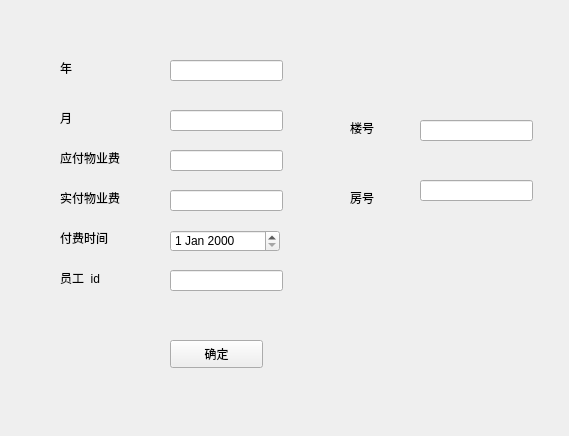
<?xml version="1.0" encoding="UTF-8"?>
<ui version="4.0">
 <class>register_property_fees</class>
 <widget class="QWidget" name="register_property_fees">
  <property name="geometry">
   <rect>
    <x>0</x>
    <y>0</y>
    <width>569</width>
    <height>436</height>
   </rect>
  </property>
  <property name="windowTitle">
   <string>Form</string>
  </property>
  <widget class="QLabel" name="label">
   <property name="geometry">
    <rect>
     <x>60</x>
     <y>60</y>
     <width>72</width>
     <height>15</height>
    </rect>
   </property>
   <property name="text">
    <string>年</string>
   </property>
  </widget>
  <widget class="QLabel" name="label_2">
   <property name="geometry">
    <rect>
     <x>60</x>
     <y>110</y>
     <width>72</width>
     <height>15</height>
    </rect>
   </property>
   <property name="text">
    <string>月</string>
   </property>
  </widget>
  <widget class="QLabel" name="label_3">
   <property name="geometry">
    <rect>
     <x>60</x>
     <y>150</y>
     <width>72</width>
     <height>15</height>
    </rect>
   </property>
   <property name="text">
    <string>应付物业费</string>
   </property>
  </widget>
  <widget class="QLabel" name="label_4">
   <property name="geometry">
    <rect>
     <x>60</x>
     <y>190</y>
     <width>72</width>
     <height>15</height>
    </rect>
   </property>
   <property name="text">
    <string>实付物业费</string>
   </property>
  </widget>
  <widget class="QLabel" name="label_5">
   <property name="geometry">
    <rect>
     <x>60</x>
     <y>230</y>
     <width>72</width>
     <height>15</height>
    </rect>
   </property>
   <property name="text">
    <string>付费时间</string>
   </property>
  </widget>
  <widget class="QLabel" name="label_6">
   <property name="geometry">
    <rect>
     <x>60</x>
     <y>270</y>
     <width>72</width>
     <height>15</height>
    </rect>
   </property>
   <property name="text">
    <string>员工_id</string>
   </property>
  </widget>
  <widget class="QLineEdit" name="year_lineEdit">
   <property name="geometry">
    <rect>
     <x>170</x>
     <y>60</y>
     <width>113</width>
     <height>21</height>
    </rect>
   </property>
  </widget>
  <widget class="QLineEdit" name="month_lineEdit">
   <property name="geometry">
    <rect>
     <x>170</x>
     <y>110</y>
     <width>113</width>
     <height>21</height>
    </rect>
   </property>
  </widget>
  <widget class="QLineEdit" name="due_payment_lineEdit">
   <property name="geometry">
    <rect>
     <x>170</x>
     <y>150</y>
     <width>113</width>
     <height>21</height>
    </rect>
   </property>
  </widget>
  <widget class="QLineEdit" name="payment_lineEdit">
   <property name="geometry">
    <rect>
     <x>170</x>
     <y>190</y>
     <width>113</width>
     <height>21</height>
    </rect>
   </property>
  </widget>
  <widget class="QDateEdit" name="paid_dateEdit">
   <property name="geometry">
    <rect>
     <x>170</x>
     <y>230</y>
     <width>110</width>
     <height>22</height>
    </rect>
   </property>
  </widget>
  <widget class="QLineEdit" name="staff_id_lineEdit">
   <property name="geometry">
    <rect>
     <x>170</x>
     <y>270</y>
     <width>113</width>
     <height>21</height>
    </rect>
   </property>
  </widget>
  <widget class="QPushButton" name="pushButton">
   <property name="geometry">
    <rect>
     <x>170</x>
     <y>340</y>
     <width>93</width>
     <height>28</height>
    </rect>
   </property>
   <property name="text">
    <string>确定</string>
   </property>
  </widget>
  <widget class="QLabel" name="label_7">
   <property name="geometry">
    <rect>
     <x>350</x>
     <y>120</y>
     <width>72</width>
     <height>15</height>
    </rect>
   </property>
   <property name="text">
    <string>楼号</string>
   </property>
  </widget>
  <widget class="QLabel" name="label_8">
   <property name="geometry">
    <rect>
     <x>350</x>
     <y>190</y>
     <width>72</width>
     <height>15</height>
    </rect>
   </property>
   <property name="text">
    <string>房号</string>
   </property>
  </widget>
  <widget class="QLineEdit" name="building_id_lineEdit">
   <property name="geometry">
    <rect>
     <x>420</x>
     <y>120</y>
     <width>113</width>
     <height>21</height>
    </rect>
   </property>
  </widget>
  <widget class="QLineEdit" name="house_id_lineEdit">
   <property name="geometry">
    <rect>
     <x>420</x>
     <y>180</y>
     <width>113</width>
     <height>21</height>
    </rect>
   </property>
  </widget>
 </widget>
 <resources/>
 <connections/>
</ui>
